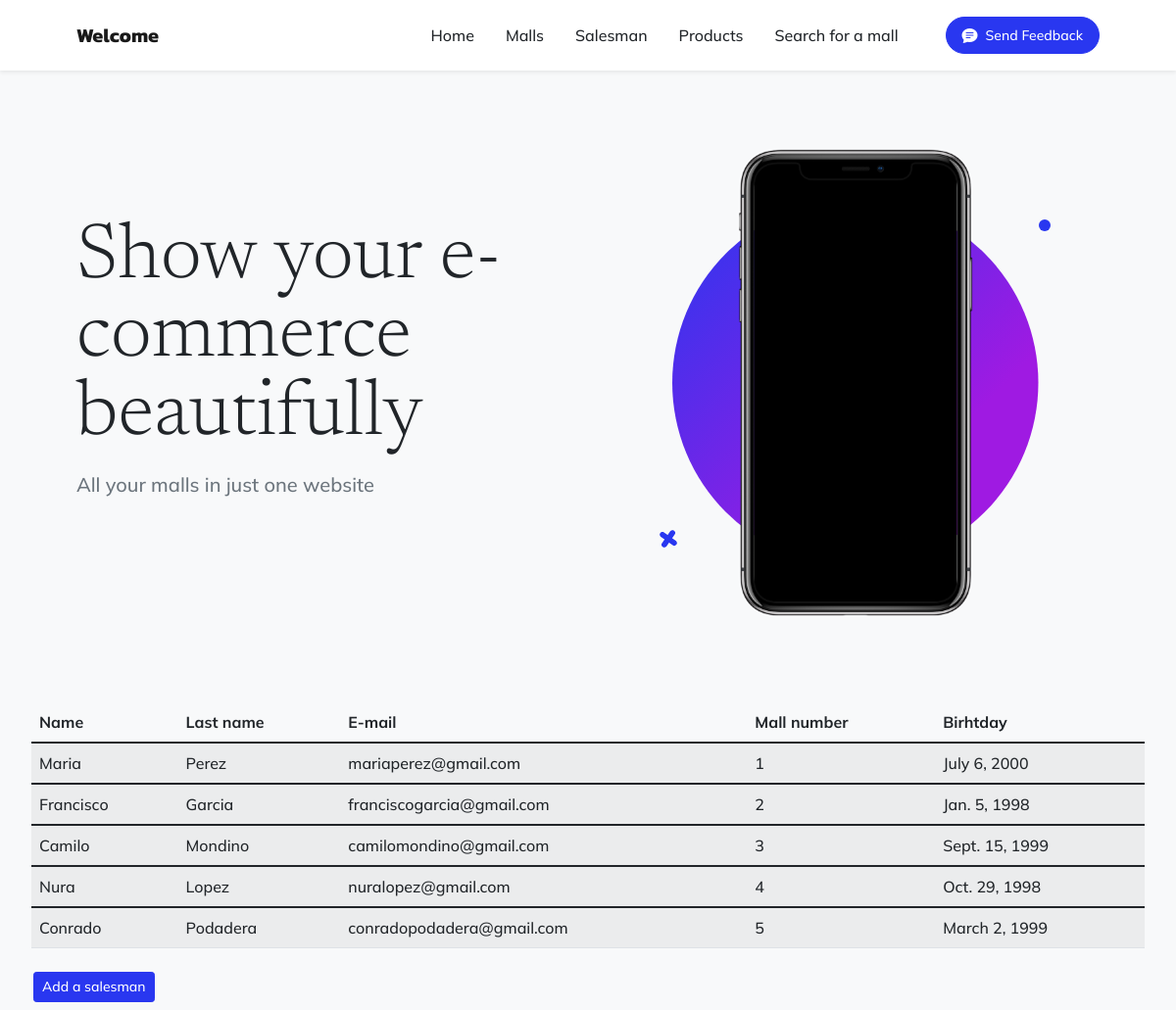
The page /vendedores on the database its author committed.
### App/models.py (models this page shows)
class Vendedores(models.Model):
    name= models.CharField(max_length=30)
    last_name= models.CharField(max_length=30)
    email= models.EmailField()
    mall_number= models.CharField(max_length=30)
    birthday= models.DateField()
    class Meta:
        verbose_name_plural = "Vendedores"

### App/views.py (the view)
# urls.py: path('vendedores',views.vendedores, name='Vendedores'),
def vendedores(request):
      vendedores = Vendedores.objects.all()
      return render(request, "App/vendedores.html", {"vendedores":vendedores})

### App/templates/App/vendedores.html (shortened to what this page needs)
{% extends "App/index.html" %}
{% load static %}
{% block contenido_que_cambia %}
<section class="bg-light py-2">
    <div class="container px-1">
        <div class="row gx-1 justify-content-center">
                <table class="table table-striped">
                        <thead class="thead-dark">
                        <tr>
                            <th scope="col">Name</th>
                            <th scope="col">Last name</th>
                            <th scope="col">E-mail</th>
                            <th scope="col">Mall number</th>
                            <th scope="col">Birhtday</th>
                        </tr>
                        </thead>
                        <tbody>
                            {% for vendedor in vendedores %}
                                <tr>
                                    <td scope="1">{{vendedor.name}}</td>
                                    <td scope="2">{{vendedor.last_name}}</td>
                                    <td scope="3">{{vendedor.email}}</td>
                                    <td scope="4">{{vendedor.mall_number}}</td>
                                    <td scope="5">{{vendedor.birthday}}</td>
                                </tr>
                        </tbody>
                            {% endfor %}
                </table>
                    <a href="{%  url 'Vendedores_Formulario' %}">
                        <button type="button" class="btn btn-primary btn-sm">Add a salesman</button>
                    </a>
            </div>
        </div>
</section>
{% endblock %}

### rows shown on the page
Vendedores: name "Maria", last_name "Perez", email "mariaperez@gmail.com", mall_number "1", birthday "July 6, 2000"
Vendedores: name "Francisco", last_name "Garcia", email "franciscogarcia@gmail.com", mall_number "2", birthday "Jan. 5, 1998"
Vendedores: name "Camilo", last_name "Mondino", email "camilomondino@gmail.com", mall_number "3", birthday "Sept. 15, 1999"
Vendedores: name "Nura", last_name "Lopez", email "nuralopez@gmail.com", mall_number "4", birthday "Oct. 29, 1998"
Vendedores: name "Conrado", last_name "Podadera", email "conradopodadera@gmail.com", mall_number "5", birthday "March 2, 1999"
